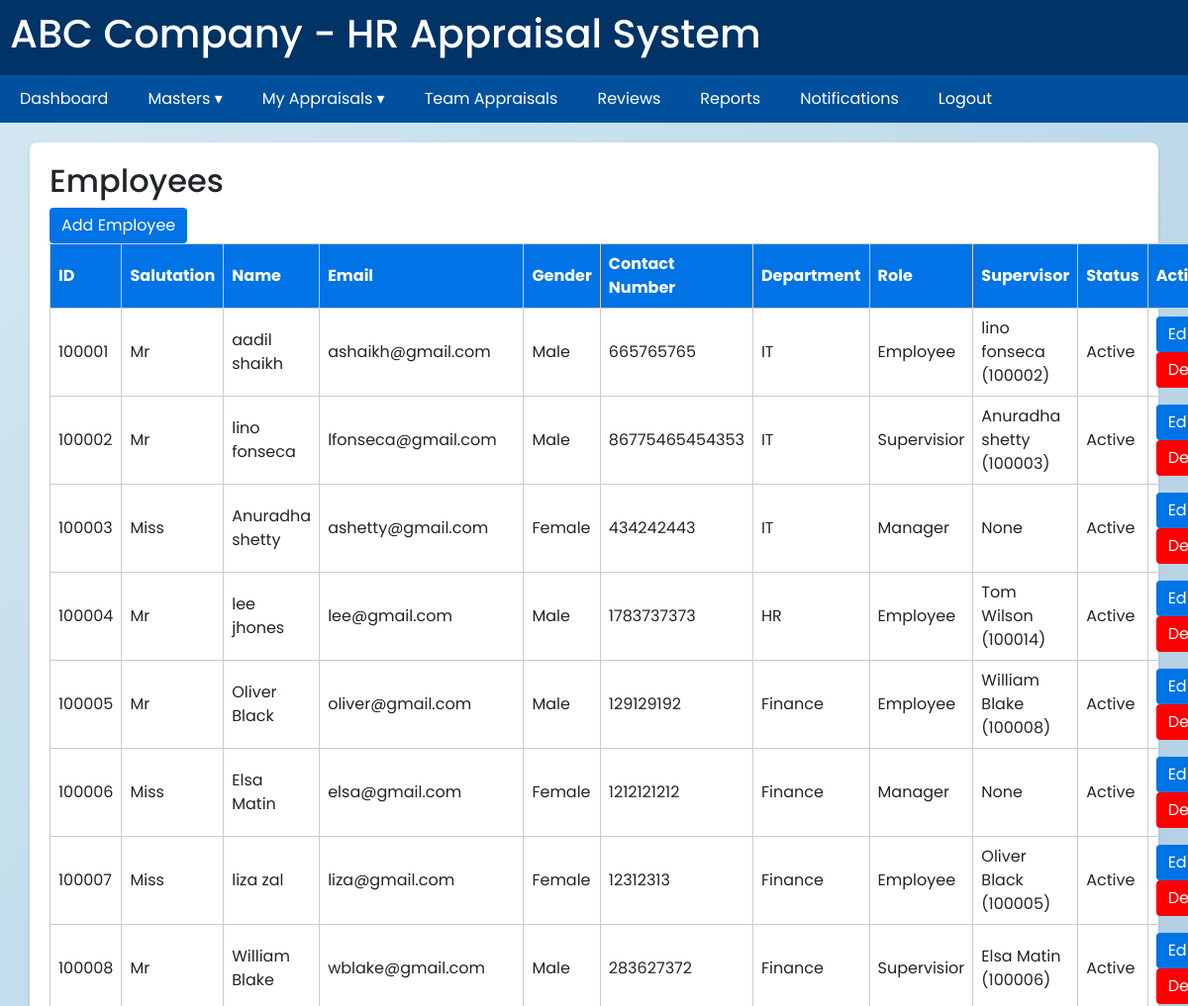
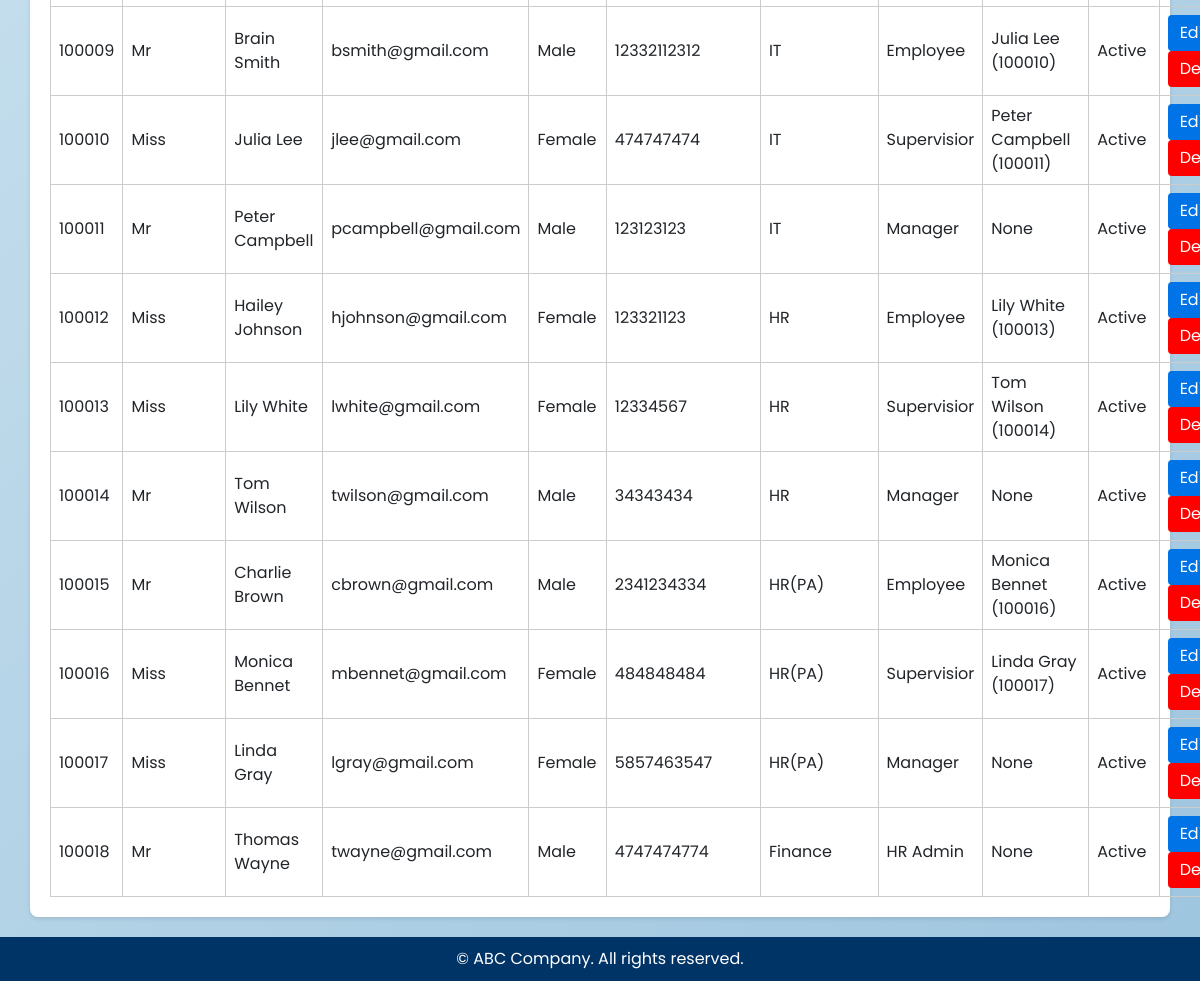
Screenshot of /masters/employees/ (signed in) with the database file from the repository (2 pictures, top to bottom).
### masters/models.py (models this page shows, shortened)
class Employee(models.Model):
    user = models.OneToOneField(
        settings.AUTH_USER_MODEL,
        on_delete=models.CASCADE,
        null=True, blank=True,
        related_name="employee_profile"
)
    employee_id = models.CharField(max_length=20, unique=True)
    employee_salution = models.CharField(max_length=15, null=True, blank=True)
    first_name = models.CharField(max_length=100)
    last_name = models.CharField(max_length=100)
    email = models.EmailField(unique=True)
    gender = models.CharField(max_length=10,null=True, blank=True)
    contact_number = models.IntegerField(default=0)
    department = models.ForeignKey("Department", on_delete=models.SET_NULL, null=True)
    role = models.ForeignKey("Role", on_delete=models.SET_NULL, null=True)
    supervisor = models.ForeignKey("self", on_delete=models.SET_NULL, null=True, blank=True)
    status = models.CharField(
        max_length=20,
        choices=[("Active", "Active"), ("Inactive", "Inactive")],
        default="Active",
    )
    def __str__(self):
        return f"{self.first_name} {self.last_name} ({self.employee_id})"

class Department(models.Model):
    name = models.CharField(max_length=100)
    division = models.CharField(max_length=100, blank=True, null=True)
    country = models.ForeignKey(Country, on_delete=models.SET_NULL, null=True, blank=True)
    state = models.ForeignKey(State, on_delete=models.SET_NULL, null=True, blank=True)
    city = models.ForeignKey(City, on_delete=models.SET_NULL, null=True, blank=True)
    def __str__(self):
        return self.name

class Role(models.Model):
    role_name = models.CharField(max_length=100)
    description = models.TextField(blank=True, null=True)
    def __str__(self):
        return self.role_name

### masters/views.py (the view)
# urls.py: path("employees/", views.EmployeeList.as_view(), name="employees_list"),
class EmployeeList(LoginRequiredMixin, ListView):
    model = Employee
    template_name = "masters/employees_list.html"
    context_object_name = "employees"
    login_url = "/accounts/login/"
    redirect_field_name = "next"

### masters/context_processors.py (called while the page is built)
def role_name(request):
    if request.user.is_authenticated:
        try:
            employee = Employee.objects.get(user=request.user)
            return {"role_name": employee.role.role_name.lower()}
        except Employee.DoesNotExist:
            return {"role_name": None}
    return {"role_name": None}

### templates/masters/employees_list.html (shortened to what this page needs)
{% extends "base.html" %}
{% block content %}
<div class="container">
  <h2>Employees</h2>
  <a class="btn" href="{% url 'masters:employees_add' %}">Add Employee</a>
  <table>
    <tr>
      <th>ID</th><th>Salutation</th><th>Name</th><th>Email</th><th>Gender</th><th>Contact Number</th><th>Department</th><th>Role</th><th>Supervisor</th><th>Status</th><th>Actions</th>
    </tr>
    {% for emp in employees %}
    <tr>
      <td>{{ emp.employee_id }}</td>
      <td>{{ emp.employee_salution }}</td>
      <td>{{ emp.first_name }} {{ emp.last_name }}</td>
      <td>{{ emp.email }}</td>
      <td>{{ emp.gender }}</td>
      <td>{{ emp.contact_number }}</td>
      <td>{{ emp.department }}</td>
      <td>{{ emp.role }}</td>
      <td>{{ emp.supervisor }}</td>
      <td>{{ emp.status }}</td>
      <td>
        <a href="{% url 'masters:employees_edit' emp.id %}" class="btn">Edit</a>
        <a href="{% url 'masters:employees_delete' emp.id %}" class="btn" style="background:red;">Delete</a>
      </td>
    </tr>
    {% empty %}
    <tr><td colspan="8">No employees available</td></tr>
    {% endfor %}
  </table>
</div>
{% endblock %}

### static/style.css (style rules this page uses)
* { margin: 0; padding: 0; box-sizing: border-box; font-family: "Poppins", sans-serif; }
body { margin: 0; padding: 0; background: linear-gradient(135deg, #d4e8f2, #9ec5df); height: 100vh; overflow: hidden; }

### templates/base.html (style rules this page uses)
body { font-family: Arial, sans-serif; margin:0; background-color:#f5f9fc; }
.container { background:white; padding:20px; border-radius:8px; box-shadow:0 2px 4px rgba(0,0,0,0.1); }
table { border-collapse:collapse; width:100%; }
table, th, td { border:1px solid #ccc; }
th { background-color:#0073e6; color:white; }
td, th { padding:8px; text-align:left; }
.btn { background-color:#0073e6; color:white; padding:6px 12px; border:none; border-radius:4px; cursor:pointer; }
html, body { height: auto !important; overflow-y: auto !important; }

### rows the page displays
Employee: employee_id "100001", employee_salution "Mr", first_name "aadil", last_name "shaikh", email "ashaikh@gmail.com", gender "Male", contact_number "665765765", department "IT", role "Employee", supervisor "lino fonseca (100002)", status "Active"
Employee: employee_id "100002", employee_salution "Mr", first_name "lino", last_name "fonseca", email "lfonseca@gmail.com", gender "Male", contact_number "86775465454353", department "IT", role "Supervisior", supervisor "Anuradha shetty (100003)", status "Active"
Employee: employee_id "100003", employee_salution "Miss", first_name "Anuradha", last_name "shetty", email "ashetty@gmail.com", gender "Female", contact_number "434242443", department "IT", role "Manager", supervisor "None", status "Active"
Employee: employee_id "100004", employee_salution "Mr", first_name "lee", last_name "jhones", email "lee@gmail.com", gender "Male", contact_number "1783737373", department "HR", role "Employee", supervisor "Tom Wilson (100014)", status "Active"
Employee: employee_id "100005", employee_salution "Mr", first_name "Oliver", last_name "Black", email "oliver@gmail.com", gender "Male", contact_number "129129192", department "Finance", role "Employee", supervisor "William Blake (100008)", status "Active"
Employee: employee_id "100006", employee_salution "Miss", first_name "Elsa", last_name "Matin", email "elsa@gmail.com", gender "Female", contact_number "1212121212", department "Finance", role "Manager", supervisor "None", status "Active"
Employee: employee_id "100007", employee_salution "Miss", first_name "liza", last_name "zal", email "liza@gmail.com", gender "Female", contact_number "12312313", department "Finance", role "Employee", supervisor "Oliver Black (100005)", status "Active"
Employee: employee_id "100008", employee_salution "Mr", first_name "William", last_name "Blake", email "wblake@gmail.com", gender "Male", contact_number "283627372", department "Finance", role "Supervisior", supervisor "Elsa Matin (100006)", status "Active"
Employee: employee_id "100009", employee_salution "Mr", first_name "Brain", last_name "Smith", email "bsmith@gmail.com", gender "Male", contact_number "12332112312", department "IT", role "Employee", supervisor "Julia Lee (100010)", status "Active"
Employee: employee_id "100010", employee_salution "Miss", first_name "Julia", last_name "Lee", email "jlee@gmail.com", gender "Female", contact_number "474747474", department "IT", role "Supervisior", supervisor "Peter Campbell (100011)", status "Active"
Employee: employee_id "100011", employee_salution "Mr", first_name "Peter", last_name "Campbell", email "pcampbell@gmail.com", gender "Male", contact_number "123123123", department "IT", role "Manager", supervisor "None", status "Active"
Employee: employee_id "100012", employee_salution "Miss", first_name "Hailey", last_name "Johnson", email "hjohnson@gmail.com", gender "Female", contact_number "123321123", department "HR", role "Employee", supervisor "Lily White (100013)", status "Active"
Employee: employee_id "100013", employee_salution "Miss", first_name "Lily", last_name "White", email "lwhite@gmail.com", gender "Female", contact_number "12334567", department "HR", role "Supervisior", supervisor "Tom Wilson (100014)", status "Active"
Employee: employee_id "100014", employee_salution "Mr", first_name "Tom", last_name "Wilson", email "twilson@gmail.com", gender "Male", contact_number "34343434", department "HR", role "Manager", supervisor "None", status "Active"
Employee: employee_id "100015", employee_salution "Mr", first_name "Charlie", last_name "Brown", email "cbrown@gmail.com", gender "Male", contact_number "2341234334", department "HR(PA)", role "Employee", supervisor "Monica Bennet (100016)", status "Active"
Employee: employee_id "100016", employee_salution "Miss", first_name "Monica", last_name "Bennet", email "mbennet@gmail.com", gender "Female", contact_number "484848484", department "HR(PA)", role "Supervisior", supervisor "Linda Gray (100017)", status "Active"
Employee: employee_id "100017", employee_salution "Miss", first_name "Linda", last_name "Gray", email "lgray@gmail.com", gender "Female", contact_number "5857463547", department "HR(PA)", role "Manager", supervisor "None", status "Active"
Employee: employee_id "100018", employee_salution "Mr", first_name "Thomas", last_name "Wayne", email "twayne@gmail.com", gender "Male", contact_number "4747474774", department "Finance", role "HR Admin", supervisor "None", status "Active"
